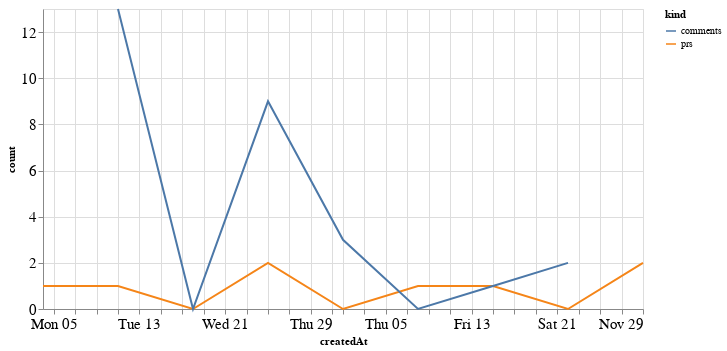

Notebook code for this chart:
### Code cell
alt.Chart(total_time, width=600).mark_line().encode(
    x='createdAt',
    y='count',
    color='kind'
)

### Figure 1 — Vega-Lite specification as saved in the notebook (floating-point values rounded to 4 significant figures)
{"config": {"axisLeft": {"labelFontSize": 15}, "axisBottom": {"labelFontSize": 15}}, "data": {"name": "data-7179f3c720b3a328e6b3f5447d87c8e7"}, "mark": "line", "encoding": {"color": {"type": "nominal", "field": "kind"}, "x": {"type": "temporal", "field": "createdAt"}, "y": {"type": "quantitative", "field": "count"}}, "width": 600, "$schema": "https://vega.github.io/schema/vega-lite/v4.8.1.json", "datasets": {"data-7179f3c720b3a328e6b3f5447d87c8e7": [{"createdAt": "2020-10-04T00:00:00", "kind": "prs", "count": 1.0}, {"createdAt": "2020-10-11T00:00:00", "kind": "prs", "count": 1.0}, {"createdAt": "2020-10-18T00:00:00", "kind": "prs", "count": 0.0}, {"createdAt": "2020-10-25T00:00:00", "kind": "prs", "count": 2.0}, {"createdAt": "2020-11-01T00:00:00", "kind": "prs", "count": 0.0}, {"createdAt": "2020-11-08T00:00:00", "kind": "prs", "count": 1.0}, {"createdAt": "2020-11-15T00:00:00", "kind": "prs", "count": 1.0}, {"createdAt": "2020-11-22T00:00:00", "kind": "prs", "count": 0.0}, {"createdAt": "2020-11-29T00:00:00", "kind": "prs", "count": 2.0}, {"createdAt": "2020-10-04T00:00:00", "kind": "comments", "count": null}, {"createdAt": "2020-10-11T00:00:00", "kind": "comments", "count": 13.0}, {"createdAt": "2020-10-18T00:00:00", "kind": "comments", "count": 0.0}, {"createdAt": "2020-10-25T00:00:00", "kind": "comments", "count": 9.0}, {"createdAt": "2020-11-01T00:00:00", "kind": "comments", "count": 3.0}, {"createdAt": "2020-11-08T00:00:00", "kind": "comments", "count": 0.0}, {"createdAt": "2020-11-15T00:00:00", "kind": "comments", "count": 1.0}, {"createdAt": "2020-11-22T00:00:00", "kind": "comments", "count": 2.0}, {"createdAt": "2020-11-29T00:00:00", "kind": "comments", "count": null}]}}
